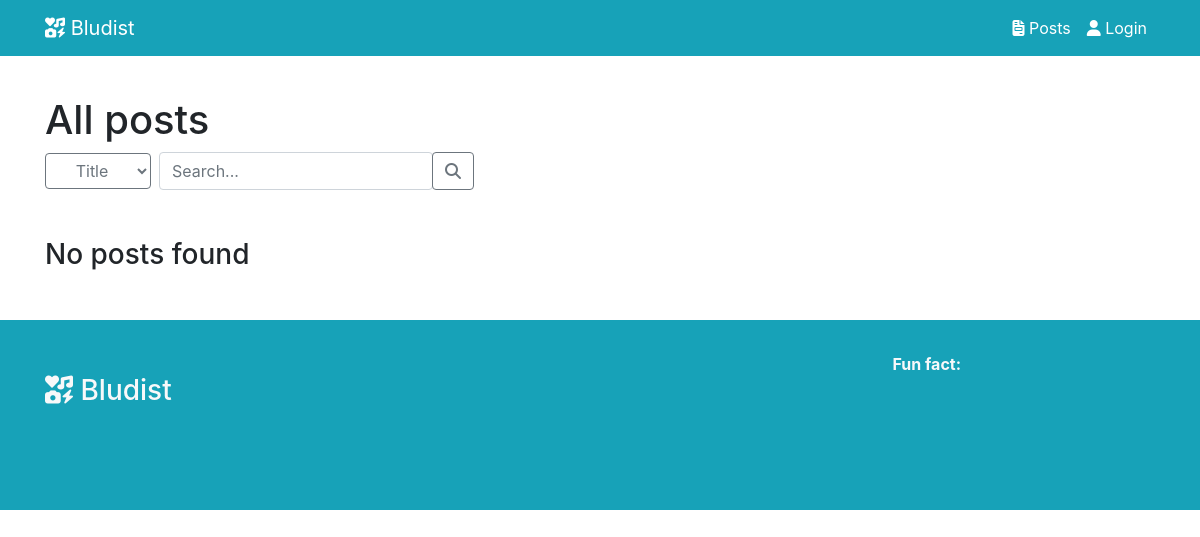
The page /posts/search?type=tags&needle=science on the database as committed earlier.
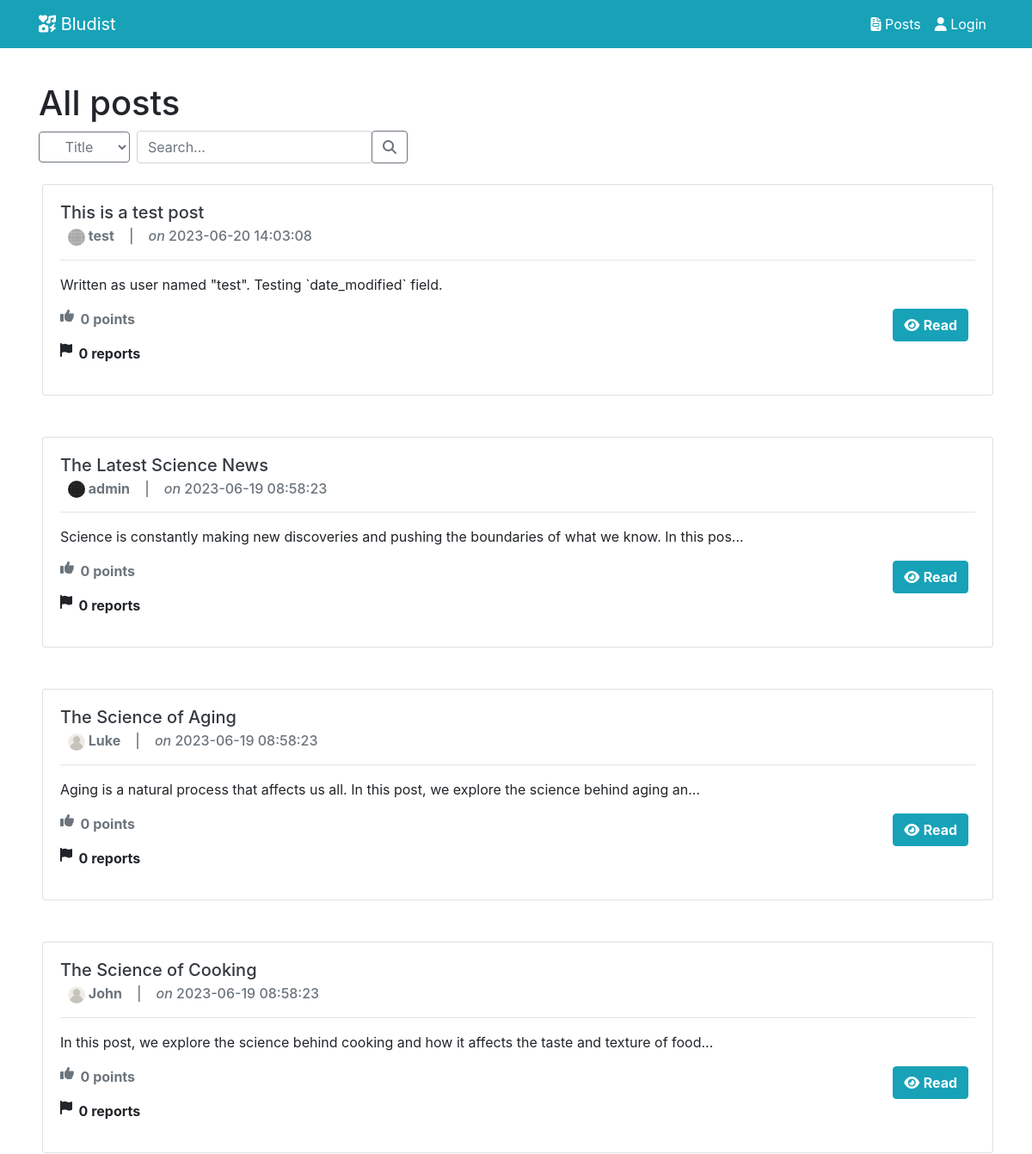
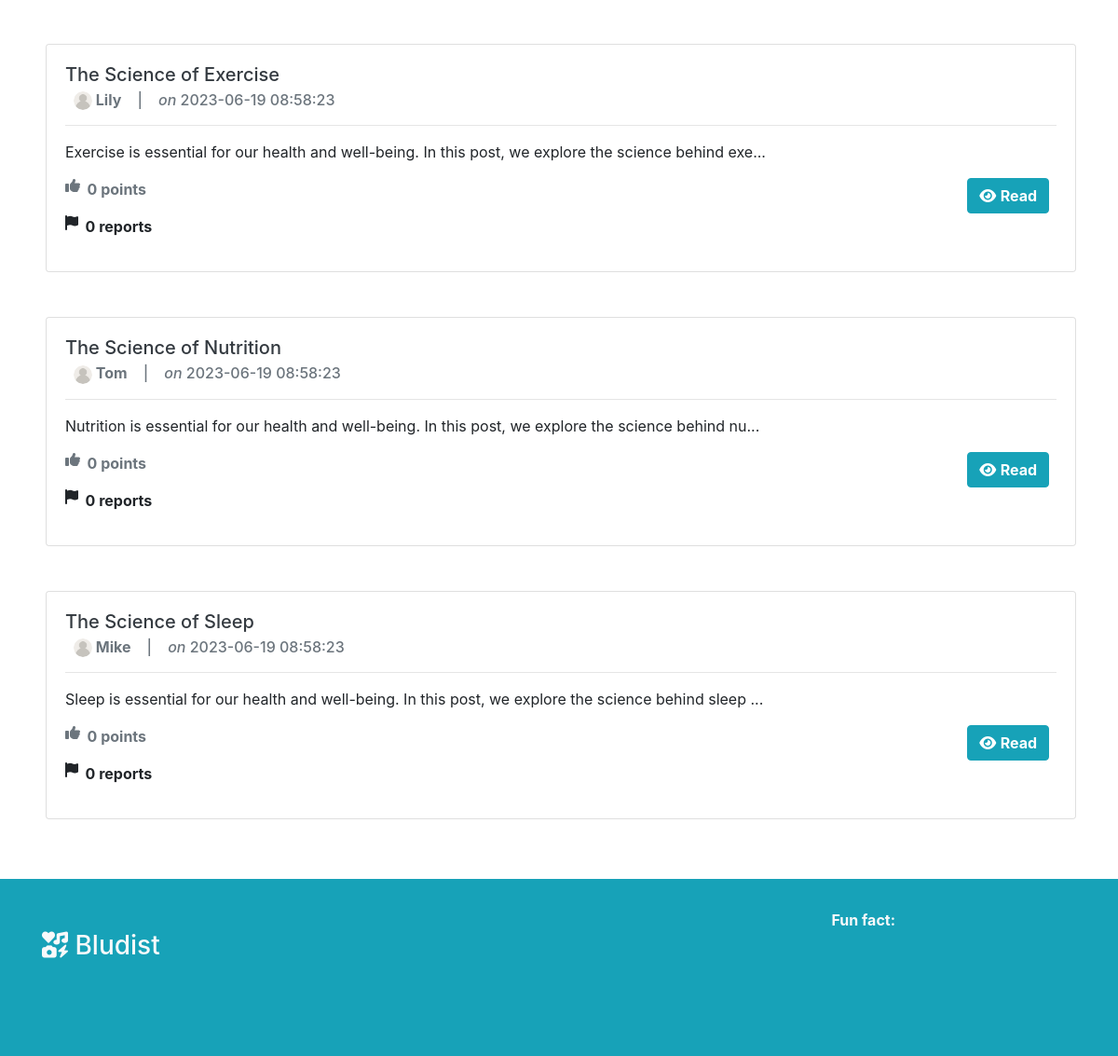
The same page on the database as committed later (2 pictures, top to bottom).
### tables this page shows
CREATE TABLE `post` (
  `id` int NOT NULL,
  `author` varchar(32) NOT NULL,
  `title` text NOT NULL,
  `content` text NOT NULL,
  `media_id` int DEFAULT NULL,
  `tags` text,
  `date_created` datetime NOT NULL DEFAULT CURRENT_TIMESTAMP,
  `date_modified` datetime NOT NULL DEFAULT CURRENT_TIMESTAMP
);

CREATE TABLE `media` (
  `id` int NOT NULL,
  `path` text NOT NULL,
  `uploader` varchar(32) NOT NULL
);

### controllers/PostCtrl.php (called while the page is built, shortened)
<?php
class PostCtrl extends Controller {
    public function viewPostsPage() {
        include "views/posts/all.php";
    }
    public function fetchPostById($id) {
        $postMdl = new Post($this->conn);
        return $postMdl->fetchPostById($id);
    }
    public function searchPosts($type, $needle) {
        $postMdl = new Post($this->conn);
        return $postMdl->fetchPostsByMatched($type, $needle);
    }
}

### core/web.php (called while the page is built, shortened)
<?php
Router::get("posts/search", function () {
    $postCtrl = new PostCtrl();
    $posts = $postCtrl->searchPosts($_GET["type"], $_GET["needle"]);
    $postCtrl->viewPostsPage();
});

### index.php (called while the page is built, shortened)
<?php
include "core/DB.php";
include "controllers/Controller.php";
include "core/web.php";

### core/DB.php (called while the page is built, shortened)
<?php
class DB {
    private static $connection;
    public static function connect() {
        self::$connection = new mysqli($host, $user, $pw, $db);
    }
    public static function getConn() {
        return self::$connection;
    }
}

### controllers/Controller.php (called while the page is built, shortened)
<?php
class Controller {
    public function __construct() {
        $this->conn = DB::getConn();
    }
}

### models/PostMdl.php (called while the page is built, shortened)
<?php
class Post {
    protected $conn;
    public function __construct($conn) {
        $this->conn = $conn;
    }
    public function fetchPostById($id) {
        $deletedCtrl = new DeletedCtrl();
        if ($deletedCtrl->itemIsHidden(0, $id)) {
            return [];
        }
        $sql = "SELECT * FROM post WHERE id = ?";
        $stmt = $this->conn->prepare($sql);
        $stmt->bind_param("i", $id);
        $stmt->execute();
        $result = $stmt->get_result();
        return $result->fetch_assoc();
    }
    public function fetchPostsByMatched($type, $needle) {
        $sql = "SELECT * FROM post WHERE author != ? AND LOWER(" . $type . ") LIKE LOWER('%" . $needle . "%') ORDER BY date_created DESC, title ASC";
        $stmt = $this->conn->prepare($sql);
        $stmt->bind_param("s", $_SESSION["username"]);
        $stmt->execute();
        $results = $stmt->get_result()->fetch_all(MYSQLI_ASSOC);
        $deletedCtrl = new DeletedCtrl();
        return $deletedCtrl->filterOutHiddenItems(0, $results);
    }
}

### controllers/DeletedCtrl.php (called while the page is built, shortened)
<?php
class DeletedCtrl extends Controller {
    public function itemIsHidden($type, $id) {
        $deletedmdl = new Deleted($this->conn);
        return $deletedmdl->itemIsHidden($type, $id);
    }
}

### models/DeletedMdl.php (called while the page is built, shortened)
<?php
class Deleted {
    private $conn;
    public function __construct($conn) {
        $this->conn = $conn;
    }
    public function itemIsHidden($type, $id) {
        if ($type == 0) {
            $sql = "SELECT * FROM deleted WHERE post_id = ?";
        } else {
            $sql = "SELECT * FROM deleted WHERE comment_id = ?";
        }
        $stmt = $this->conn->prepare($sql);
        $stmt->bind_param("i", $id);
        $stmt->execute();
        $result = $stmt->get_result();
        return $result->fetch_assoc();
    }
}

### controllers/UserCtrl.php (called while the page is built, shortened)
<?php
class UserCtrl extends Controller {
    public function getUserAvatarId($username) {
        $user = new User($this->conn);
        return $user->getUserAvatarId($username);
    }
    public function getUserAvatarPath($username) {
        $user = new User($this->conn);
        return $user->getUserAvatarPath($username);
    }
}

### models/UserMdl.php (called while the page is built, shortened)
<?php
class User {
    public $username;
    protected $conn;
    public function __construct($conn) {
        $this->conn = $conn;
    }
    public function userExists() {
        $sql = "SELECT * FROM user WHERE username = ?";
        $stmt = $this->conn->prepare($sql);
        $stmt->bind_param("s", $this->username);
        $stmt->execute();
        $result = $stmt->get_result()->fetch_assoc();
        if (!empty($result)) {
            return true;
        } else {
            return false;
        }
    }
    public function getUserAvatarId($username) {
        $this->username = $username;
        if (!$this->userExists()) {
            return false;
        }
        $sql = "SELECT avatar_id FROM user WHERE username = ?";
        $stmt = $this->conn->prepare($sql);
        $stmt->bind_param("s", $username);
        $stmt->execute();
        $result = $stmt->get_result()->fetch_assoc();
        return $result["avatar_id"];
    }
    public function getUserAvatarPath($username) {
        $this->username = $username;
        if (!$this->userExists()) {
            return false;
        }
        $sql = "SELECT path FROM media WHERE id = (SELECT avatar_id FROM user WHERE username = ? )";
        $stmt = $this->conn->prepare($sql);
        $stmt->bind_param("s", $username);
        $stmt->execute();
        $result = $stmt->get_result()->fetch_assoc();
        return $result["path"];
    }
}

### controllers/VotingCtrl.php (called while the page is built, shortened)
<?php
class VotingCtrl extends Controller {
    public function votingScore($post_id, $comment_id) {
        $voting = new Voting($this->conn);
        return $voting->votingScore($post_id, $comment_id);
    }
}

### models/VotingMdl.php (called while the page is built, shortened)
<?php
class Voting {
    protected $conn;
    public function __construct($conn) {
        $this->conn = $conn;
    }
    public function votingScore($post_id, $comment_id) {
        $column_name = $comment_id == NULL ? "post_id" : "comment_id";
        $bind_value = $comment_id == NULL ? $post_id : $comment_id;
        $sql_upvotes = "SELECT COUNT(*) AS upvotes FROM voting WHERE " . $column_name . " = ? AND is_upvote = 1";
        $stmt_upvotes = $this->conn->prepare($sql_upvotes);
        $stmt_upvotes->bind_param("i", $bind_value);
        $stmt_upvotes->execute();
        $result_upvotes = $stmt_upvotes->get_result();
        $upvotes = $result_upvotes->fetch_assoc()["upvotes"];
        $sql_downvotes = "SELECT COUNT(*) AS downvotes FROM voting WHERE " . $column_name . " = ? AND is_upvote = 0";
        $stmt_downvotes = $this->conn->prepare($sql_downvotes);
        $stmt_downvotes->bind_param("i", $bind_value);
        $stmt_downvotes->execute();
        $result_downvotes = $stmt_downvotes->get_result();
        $downvotes = $result_downvotes->fetch_assoc()["downvotes"];
        return $upvotes - $downvotes;
    }
}

### controllers/ReportCtrl.php (called while the page is built, shortened)
<?php
class ReportCtrl extends Controller {
    public function countReportsByTargetId($type, $target_id) {
        $rptmdl = new Report($this->conn);
        return $rptmdl->countReportsByTargetId($type, $target_id);
    }
}

### views/posts/all.php (the view, shortened to what the changed rows need)
<?php include "views/includes/header.php"; ?>
<div class="container mt-5 pt-5">
    <div class="row">
        <div class="col-12">
            <h1 class="display-6">All posts</h1>
        </div>
    </div>
    <div class="row">
        <div class="col-md-12">
        </div>
    </div>
    <?php
    $postsCtrl = new PostCtrl();
    $posts = null;
    if (isset($_POST["ids"])) {
        if (!is_array($_POST["ids"])) {
            $ids = explode(",", $_POST["ids"]);
            foreach ($ids as $id) {
                $posts[] = $postsCtrl->fetchPostById($id);
            }
        } else {
            foreach ($_POST["ids"] as $id) {
                $posts[] = $postsCtrl->fetchPostById($id);
            }
        }
    } else {
        $url_parts = explode("/", $_SERVER["REQUEST_URI"]);
        $page = intval(end($url_parts));
        $posts = $postsCtrl->fetchAllPostsNotByUsername($_SESSION["username"], $page - 1, 5);
    }
    if ($posts == NULL) {
        echo "<h3 class='mt-5'>No posts found</h3>";
    } else {
        $votingCtrl = new VotingCtrl();
        $reportCtrl = new ReportCtrl();
        foreach ($posts as $post) :
            $voting_score = $votingCtrl->votingScore($post["id"], NULL);
            $report_count = $reportCtrl->countReportsByTargetId(0, $post["id"]);
    ?>
            <div class="d-flex align-items-center justify-content-around">
                <div class="card mt-4 mb-4 ml-1 flex-grow-1">
                    <div class="card-body">
                        <h5 class="card-title">
                            <a href="<?= ROOT; ?>posts/view/<?= $post['id']; ?>" class="text-dark">
                                <?= $post['title']; ?>
                            </a>
                        </h5>
                        <h6 class="card-subtitle mb-2 text-muted">
                            <img src="<?php
                                        $userCtrl = new UserCtrl();
                                        if ($userCtrl->getUserAvatarId($post["author"])) {
                                            echo ROOT . 'img/uploads/' . $userCtrl->getUserAvatarPath($post["author"]);
                                        } else {
                                            echo ROOT . 'img/default_avatar.png"';
                                        }
                                        ?>" alt="avatar" width="20" height="20" class="rounded-circle">
                            <b><?= $post['author']; ?></b>
                            &nbsp;&nbsp;
                            |
                            &nbsp;&nbsp;
                            <i>on </i>
                            <?= $post['date_created']; ?>
                        </h6>
                        <hr>
                        <p class="card-text"><?php
                                                $content = $post['content'];
                                                if (strlen($content) > 100) {
                                                    $content = substr($content, 0, 100) . "...";
                                                }
                                                echo $content;
                                                ?></p>
                        <div class="d-flex justify-content-between">
                            <div>
                                <b class="d-flex">
                                    <?php if ($voting_score > 0) : ?>
                                        <i class="fa-solid fa-thumbs-up text-success"></i>
                                        &nbsp;&nbsp;
                                        <p class="text-success mr-4">
                                            <?= $voting_score ?> points
                                        </p>
                                    <?php else : ?>
                                        <i class="fa-solid fa-thumbs-up text-secondary"></i>
                                        <p class="text-secondary mr-4">
                                            <?= $voting_score ?> points
                                        </p>
                                    <?php endif; ?>
                                </b>
                                <b class="d-flex">
                                    <i class="fa-solid fa-flag"></i>
                                    <p>
                                        <?= $report_count ?> reports
                                    </p>
                                </b>
                            </div>
                            <div class="d-flex">
                                <form action="<?= ROOT; ?>posts/view/<?= $post['id']; ?>" method="get">
                                    <button class="btn btn-info mr-2" type="submit">
                                        <i class="fa-solid fa-eye"></i>
                                        <b>Read</b>
                                    </button>
                                </form>
                            </div>
                        </div>
                    </div>
                </div>
            </div>
    <?php endforeach;
    } ?>
    <nav aria-label="Page navigation" class="d-flex justify-content-end">
    </nav>
</div>
<?php include "views/includes/footer.php"; ?>

Rows that differ between the two databases and show on the page:
added post: title "This is a test post", author.path (picture), author "test", date_created "2023-06-20 14:03:08", content "Written as user named \"test\". Testing `date_modified` field.", voting_score "0", report_count "0"
added post: title "The Latest Science News", author.path (picture), author "admin", date_created "2023-06-19 08:58:23", content "Science is constantly making new discoveries and pushing the boundaries of what we know. In this pos...", voting_score "0", report_count "0"
added post: title "The Science of Aging", author "Luke", date_created "2023-06-19 08:58:23", content "Aging is a natural process that affects us all. In this post, we explore the science behind aging an...", voting_score "0", report_count "0"
added post: title "The Science of Cooking", author "John", date_created "2023-06-19 08:58:23", content "In this post, we explore the science behind cooking and how it affects the taste and texture of food...", voting_score "0", report_count "0"
added post: title "The Science of Exercise", author "Lily", date_created "2023-06-19 08:58:23", content "Exercise is essential for our health and well-being. In this post, we explore the science behind exe...", voting_score "0", report_count "0"
added post: title "The Science of Nutrition", author "Tom", date_created "2023-06-19 08:58:23", content "Nutrition is essential for our health and well-being. In this post, we explore the science behind nu...", voting_score "0", report_count "0"
added post: title "The Science of Sleep", author "Mike", date_created "2023-06-19 08:58:23", content "Sleep is essential for our health and well-being. In this post, we explore the science behind sleep ...", voting_score "0", report_count "0"
Other text that changed with them:
text no longer shown: "No posts found"
